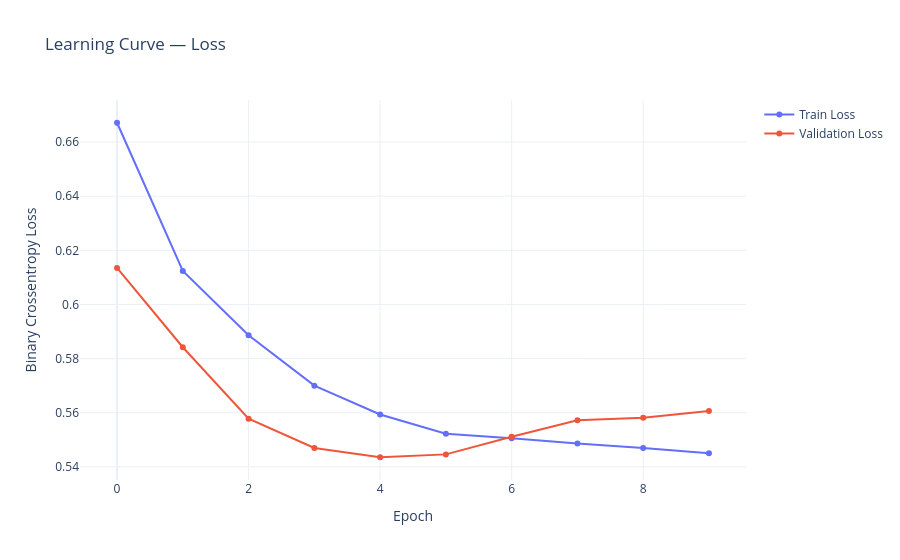
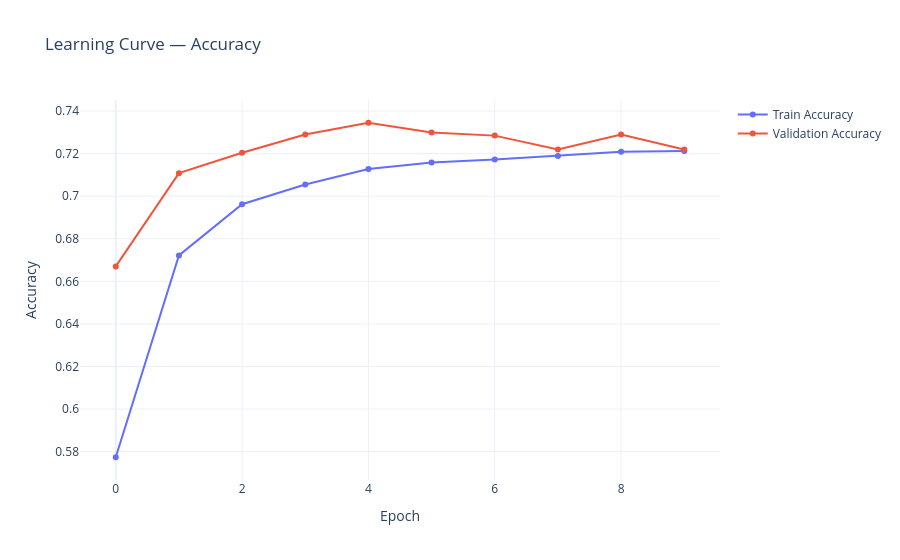

Notebook source saved alongside these figures, in order:
### Markdown cell above
## Evaluate

### Code cell
import plotly.graph_objects as go

def plot_learning_cuve(loss, val_loss):

    fig = go.Figure()

    fig.add_trace(go.Scatter(
        y=loss,
        mode="lines+markers",
        name="Train Loss"
    ))

    fig.add_trace(go.Scatter(
        y=val_loss,
        mode="lines+markers",
        name="Validation Loss"
    ))

    fig.update_layout(
        title="Learning Curve — Loss",
        xaxis_title="Epoch",
        yaxis_title="Binary Crossentropy Loss",
        template="plotly_white"
    )

    fig.show()

def plot_accuracy_curve(acc, val_acc):

    fig = go.Figure()

    fig.add_trace(go.Scatter(
        y=acc,
        mode="lines+markers",
        name="Train Accuracy"
    ))

    fig.add_trace(go.Scatter(
        y=val_acc,
        mode="lines+markers",
        name="Validation Accuracy"
    ))

    fig.update_layout(
        title="Learning Curve — Accuracy",
        xaxis_title="Epoch",
        yaxis_title="Accuracy",
        template="plotly_white"
    )

    fig.show()


history.history.keys()
history_dict = history.history
print()
plot_learning_cuve(history_dict["loss"], history_dict["val_loss"])
print()
plot_accuracy_curve(history_dict["binary_accuracy"], history_dict["val_binary_accuracy"])

### Figure 1 — Plotly figure (JSON) as saved in the notebook; plotly's stock layout.template omitted (floating-point values rounded to 4 significant figures)
{"data": [{"mode": "lines+markers", "name": "Train Loss", "type": "scatter", "y": [0.6671, 0.6124, 0.5886, 0.57, 0.5594, 0.5522, 0.5506, 0.5486, 0.547, 0.545]}, {"mode": "lines+markers", "name": "Validation Loss", "type": "scatter", "y": [0.6135, 0.5842, 0.5578, 0.547, 0.5436, 0.5446, 0.5511, 0.5572, 0.5581, 0.5606]}], "layout": {"title": {"text": "Learning Curve — Loss"}, "xaxis": {"title": {"text": "Epoch"}}, "yaxis": {"title": {"text": "Binary Crossentropy Loss"}}}}

### Figure 2 — Plotly figure (JSON) as saved in the notebook; plotly's stock layout.template omitted (floating-point values rounded to 4 significant figures)
{"data": [{"mode": "lines+markers", "name": "Train Accuracy", "type": "scatter", "y": [0.5774, 0.6722, 0.6962, 0.7055, 0.7128, 0.7159, 0.7172, 0.7189, 0.7209, 0.7213]}, {"mode": "lines+markers", "name": "Validation Accuracy", "type": "scatter", "y": [0.667, 0.7108, 0.7204, 0.729, 0.7345, 0.73, 0.7285, 0.7219, 0.729, 0.7219]}], "layout": {"title": {"text": "Learning Curve — Accuracy"}, "xaxis": {"title": {"text": "Epoch"}}, "yaxis": {"title": {"text": "Accuracy"}}}}
